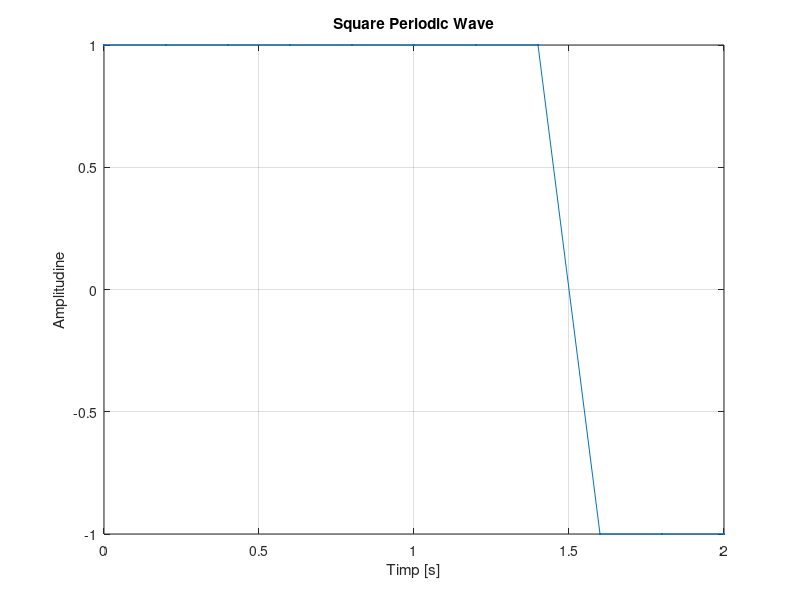

This chart was generated by the following MATLAB code:
t = 0:0.002:2;      
x = square(t, 25);       
plot(t,x,'.-'),xlabel('Timp [s]'),ylabel('Amplitudine'),title('Square Periodic Wave'),grid;


t = 0:0.02:2;    
x = square(t, 25);
plot(t,x,'.-'),xlabel('Timp [s]'),ylabel('Amplitudine'),title('Square Periodic Wave'),grid;



t = 0:0.2:2;   
x = square(t, 25);
plot(t,x,'.-'),xlabel('Timp [s]'),ylabel('Amplitudine'),title('Square Periodic Wave'),grid;
